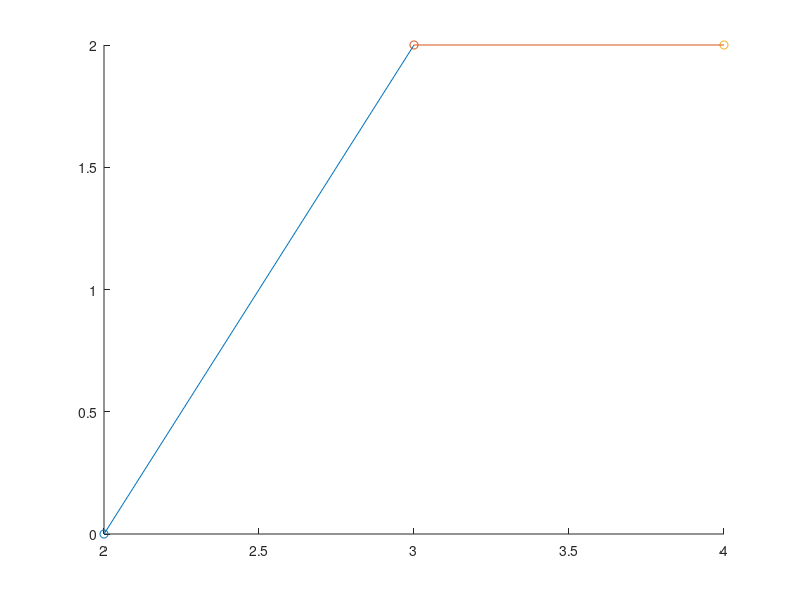

MATLAB code for this plot:
function [] = q2()

%input deifinition
X0 = [2, 0, pi/2]';
Xb0 = [1,0,0];
Xb1 = [3, -1, -1.571];
Ut1 =[Xb0 ; Xb1];
Ut2 = [3, -1, -1.571; 3, -2, 0 ];
Xf1 = move_odo(Ut1, X0)
Xf2 = move_odo(Ut2 , Xf1)

%plotting
title('noiseless odometry trajectory');
scatter(X0(1),X0(2));
hold on ;
scatter(Xf1(1),Xf1(2));
hold on;
scatter(Xf2(1),Xf2(2));

plot([X0(1),Xf1(1)],[X0(2),Xf1(2)]);
hold on ;
plot([Xf1(1),Xf2(1)],[Xf1(2),Xf2(2)]);
hold on;

end

function[Xf]= move_odo(u, Xi)
        Xb_current = u(1:1,:); %current;
        Xb_future = u(2:2,:) ;        
        future_y = Xb_future(2);
        future_x =  Xb_future(1);        
        current_y = Xb_current(2);
        current_x = Xb_current(1);
        future_theta = Xb_future(3);
        current_theta = Xb_current(3);
        
% inputNourishing
% del_rot1 = atan2(future-current,yx) - thetacurrent
        del_rot1 = atan2(future_y - current_y, future_x - current_x) - current_theta;
        del_rot2 = future_theta - current_theta - del_rot1;
        del_trans = sqrt((future_x - current_x)^2 + (future_y -current_y)^2); %2.236

% % adding noise
        del_rot1_cp = del_rot1 ;
        del_rot2_cp = del_rot2 ;
        del_trans_cp = del_trans ;
% 
% % determing output X1
        Xf(1,1)= Xi(1) + (  del_trans_cp * cos( Xi(3)  + del_rot1_cp ) ) ;
        Xf(1,2)= Xi(2) + (  del_trans_cp * sin( Xi(3) + del_rot1_cp ) );
        Xf(1,3)= Xi(3) + del_rot1_cp + del_rot2_cp ;
        
end

% future_y = Xb1(2);
% future_x =  Xb1(1);
% current_x = Xb0(1);
% current_y = Xb0(2);
% future_theta = Xb1(3);
% current_theta = Xb0(3);
% % inputNourishing
% % del_rot1 = atan2(future-current,yx) - thetacurrent
% del_rot1 = atan2(future_y - current_y, future_x - current_x) - current_theta;
% del_rot2 = future_theta - current_theta - del_rot1;
% del_trans = sqrt((future_x - current_x)^2 + (future_y -current_y)^2); %2.236
% 
% % % adding noise
% del_rot1_cp = del_rot1 ;
% del_rot2_cp = del_rot2 ;
% del_trans_cp = del_trans ;
% % 
% % % determing output X1
% Xf1(1,1)= X0(1) + (  del_trans_cp * cos( X0(3)  + del_rot1_cp ) ) ;
% Xf1(1,2)= X0(2) + (  del_trans_cp * sin( X0(3) + del_rot1_cp ) );
% Xf1(1,3)= X0(3) + del_rot1_cp + del_rot2_cp ;





% Xb1 = Ut2(1:1,:); %current
% Xb2 = Ut2(2:2,:); %future
% 
% % inputNourishing
% % del_rot1 = atan2(future-current,yx) - thetacurrent
% del_rot1 = atan2(Xb2(2) - Xb1(2), Xb2(1) -Xb1(1)) - Xb1(3);
% del_rot2 = Xb2(3) - Xb1(3) - del_rot1;
% del_trans = sqrt((Xb2(1) - Xb1(1))^2 + (Xb2(2) - Xb2(2))^2); 
% 
% % % adding noise
% del_rot1_cp = del_rot1;
% del_rot2_cp = del_rot2;
% del_trans_cp = del_trans;
% 
% % % determing output X2
% Xf2(1,1)= Xf1(1) + (del_trans_cp * cos(Xf1(3) + del_rot1_cp)); 
% Xf2(1,2)= Xf1(2) + (del_trans_cp * sin(Xf1(3) + del_rot1_cp));
% Xf2(1,3)= Xf1(3) + del_rot1_cp + del_rot2_cp ;
